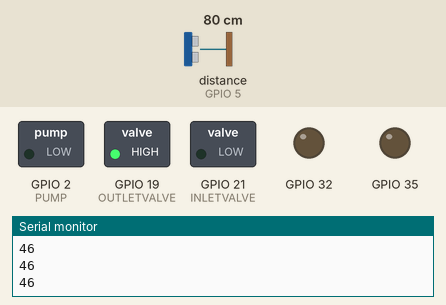
A sketch run on a simulated ESP32. Shown: switched loads named in the sketch (green lamp = pin HIGH), output pins drawn as LEDs (lit = HIGH), the last lines printed to the serial monitor. Wiring (inferred from the names in the program): ultrasonic range finder: trigger GPIO 18; echo GPIO 5. Inputs (shaded band) come from the test bench; at power-on: distance to the obstacle (sensor on GPIO 5) 80 cm. The echo pulse lasts 58.3 µs per cm; WiFi joins after 1.5 s; servers stay silent unless stated; no MQTT or app messages arrive unless stated; pins used as bus, display or sensor lines are not drawn.

Above: at 6.2 s.
6.3 s: distance to the obstacle (sensor on GPIO 5) set to 39 cm
7.8 s: distance to the obstacle (sensor on GPIO 5) set to 32 cm
At 9.2 s:
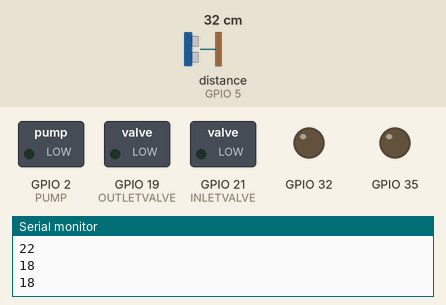
9.7 s: distance to the obstacle (sensor on GPIO 5) set to 35 cm
At 10.1 s:
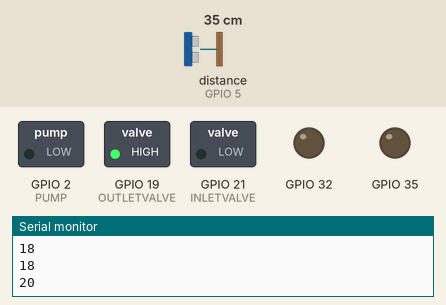
Timing chart, 0 to 12.7 s (numbered marks = the images above; inputs shaded):
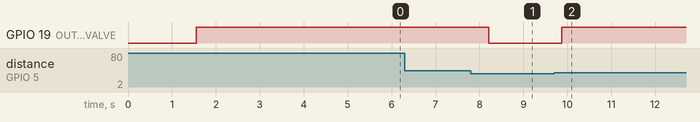

Measured:
- the behaviour switches between 35 and 34 cm on distance to the obstacle (sensor on GPIO 5) (found by bisection; images 0 and 1)
- after the input at 7.8 s, GPIO 19 (OUTLETVALVE): HIGH → LOW after 0.41 s
- after the input at 9.7 s, GPIO 19 (OUTLETVALVE): LOW → HIGH after 0.17 s

The sketch:

esp.ino
```cpp
#include <Arduino_BuiltIn.h>
#include "utils.h"
#include <PubSubClient.h>
#include "waterlevel.h"

#define TRIGPIN 18
#define ECHOPIN 5

int prevLevel = 0;

void setup() {
    Serial.begin(115200);
    pinMode(INLETVALVE,OUTPUT);
    pinMode(OUTLETVALVE,OUTPUT);
    pinMode(PUMP,OUTPUT);
    pinMode(32,OUTPUT);
    pinMode(35,OUTPUT);
    waterLevelPinSet(TRIGPIN,ECHOPIN);
    connectAWS();
}

void loop() {

  client.loop();
  int level = waterLevelCalculator(TRIGPIN,ECHOPIN);
  if(level!=100){
    Serial.println(level);
  }

  if((int)(level/10)==1 && prevLevel!=10){
    client.publish("esp32/pub","10");
    prevLevel = 10;

  }else if((int)(level/10)==2 && prevLevel!=20){
    client.publish("esp32/pub","20");
    prevLevel = 20;
  }else if((int)(level/10)==3 && prevLevel!=30){
    client.publish("esp32/pub","30");
    prevLevel = 30;
  }else if((int)(level/10)==4 && prevLevel!=40){
    client.publish("esp32/pub","40");
    prevLevel = 40;
  }else if((int)(level/10)==5 && prevLevel!=50){
    client.publish("esp32/pub","50");
    prevLevel = 50;
  }else if((int)(level/10)==6 && prevLevel!=60){
    client.publish("esp32/pub","60");
    prevLevel = 60;
  }else if((int)(level/10)==7 && prevLevel!=70){
    client.publish("esp32/pub","70");
    prevLevel = 70;
  }else if((int)(level/10)==8 && prevLevel!=80){
    client.publish("esp32/pub","80");
    prevLevel = 80;
  }else if((int)(level/10)==9 && prevLevel!=90){
    client.publish("esp32/pub","90");
    prevLevel = 90;
  }

  if(!client.connect(THINGNAME)){
    connectAWS();
  }

  delay(500);
}
```

certs.h
```cpp
#include <pgmspace.h>

#define THINGNAME "" // replace with thing name

const char WIFI_SSID[] = ""; // replace with wifi ssid
const char WIFI_PASSWORD[] = ""; // replace with wifi password

const char AWS_IOT_ENDPOINT[] = ""; // replace with iot endpoint

// Amazon Root CA 1 :
static const char AWS_CERT_CA[] PROGMEM = R"EOF(
-----BEGIN CERTIFICATE-----

-----END CERTIFICATE-----
)EOF";

// Device Certificate
static const char AWS_CERT_CRT[] PROGMEM = R"KEY(
-----BEGIN CERTIFICATE-----

-----END CERTIFICATE-----
)KEY";

// Device Private key
static const char AWS_CERT_PRIVATE[] PROGMEM = R"KEY(
-----BEGIN RSA PRIVATE KEY-----

-----END RSA PRIVATE KEY-----
)KEY";
```

utils.h
```cpp
#include <Arduino_BuiltIn.h>

#include "certs.h"
#include <WiFiClientSecure.h>
#include <PubSubClient.h>
#include <ArduinoJson.h>
#include "WiFi.h"

#define INLETVALVE 21
#define OUTLETVALVE 19
#define PUMP 2

#define AWS_IOT_PUBLISH_TOPIC   "esp32/pub"
#define AWS_IOT_SUBSCRIBE_TOPIC "esp32/sub"

WiFiClientSecure net = WiFiClientSecure();
PubSubClient client(net);

void messageHandler(char* topic, byte* payload, unsigned int length) {
  Serial.print("incoming: ");
  Serial.println(topic);

  char inputValvetrue[] = "inputValvetrue";
  char inputValvefalse[] = "inputValvefalse";
  char outputValvetrue[] = "outputValvetrue";
  char outputValvefalse[] = "outputValvefalse";
  char motorPumptrue[] = "motorPumptrue";
  char motorPumpfalse[] = "motorPumpfalse";

  char message[length+1];

  for(int i=0; i<length; i++){
    message[i]=(char) payload[i];
  }
  message[length] = '\0';
  Serial.println(message);

  if(strcmp(message,inputValvetrue)==0){
    digitalWrite(INLETVALVE,HIGH);
    digitalWrite(14,HIGH);
  }
  if(strcmp(message,inputValvefalse)==0){
    digitalWrite(INLETVALVE,LOW);
    digitalWrite(14,LOW);
  }
  if(strcmp(message,outputValvetrue)==0){
    digitalWrite(OUTLETVALVE,HIGH);
    digitalWrite(12,HIGH);
  }
  if(strcmp(message,outputValvefalse)==0){
    digitalWrite(OUTLETVALVE,LOW);
    digitalWrite(12,LOW);
  }
  if(strcmp(message,motorPumptrue)==0){
    digitalWrite(PUMP,HIGH);
  }
  if(strcmp(message,motorPumpfalse)==0){
    digitalWrite(PUMP,LOW);
  }
}


void connectAWS() {
  WiFi.mode(WIFI_STA);
  WiFi.begin(WIFI_SSID, WIFI_PASSWORD);

  Serial.println("Connecting to Wi-Fi");

  while (WiFi.status() != WL_CONNECTED){
    delay(500);
    Serial.print(".");
  }

  // Configure WiFiClientSecure to use the AWS IoT device credentials
  net.setCACert(AWS_CERT_CA);
  net.setCertificate(AWS_CERT_CRT);
  net.setPrivateKey(AWS_CERT_PRIVATE);

  // Connect to the MQTT broker on the AWS endpoint we defined earlier
  client.setServer(AWS_IOT_ENDPOINT, 8883);

  // Create a message handler
  client.setCallback(messageHandler);

  Serial.println("Connecting to AWS IOT");

  while (!client.connect(THINGNAME)) {
    Serial.print(".");
    delay(100);
  }

  if (!client.connected()) {
    Serial.println("AWS IoT Timeout!");
    return;
  }

  client.subscribe(AWS_IOT_SUBSCRIBE_TOPIC);

  Serial.println("AWS IoT Connected!");
}
```

waterlevel.h
```cpp
#define INLETVALVE 21
#define OUTLETVALVE 19

void waterLevelPinSet(int trigPin, int echoPin){

  pinMode(echoPin,INPUT);
  pinMode(trigPin,OUTPUT);
}

int waterLevelCalculator(int trigPin, int echoPin){

    digitalWrite(trigPin,LOW);
    delayMicroseconds(2);

    digitalWrite(trigPin,HIGH);
    delayMicroseconds(20);

    digitalWrite(trigPin,LOW);

    float duration = pulseIn(echoPin, HIGH);

    int level = (int)(duration/100);

    if(level>100){
      level = 100;
    }
    if(level<0){
      level = 0;
    }

    if(level>90 && level!=100){
      digitalWrite(INLETVALVE,HIGH);
      digitalWrite(14,HIGH);
    }else{
      digitalWrite(INLETVALVE,LOW);
      digitalWrite(14,LOW);
    }

    if(level<20 && level!=0){
      digitalWrite(OUTLETVALVE,LOW);
      digitalWrite(12,HIGH);
    }else{
      digitalWrite(OUTLETVALVE,HIGH);
      digitalWrite(12,LOW);
    }

    return level;
}
```
